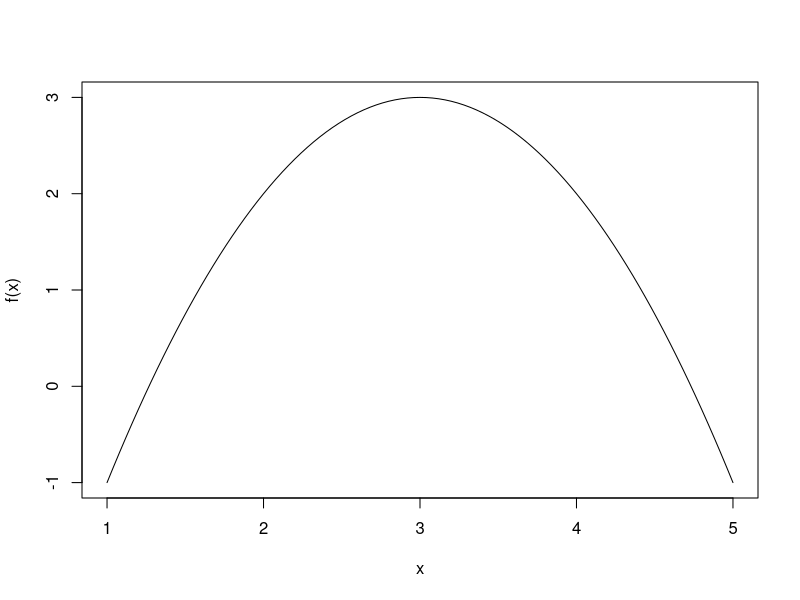
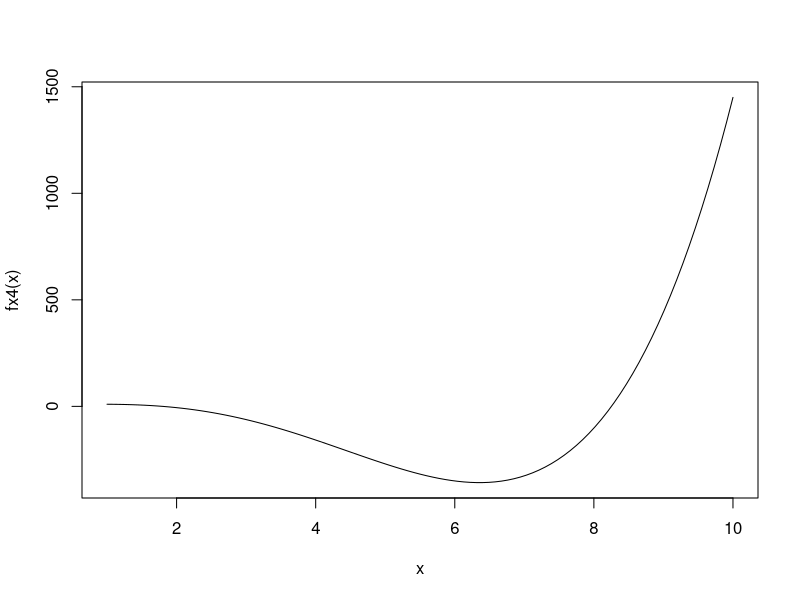

The R source for these figures, in order:
f = function(x) -x^2 + 6*x -6

curve(f,1,5)

fd = function(f,x, h=x*sqrt(.Machine$double.eps)){
  return((f(x+h)-f(x))/h)
}

fd(f,2,h=1)
fd(f,2,h=0.5)


fx = expression(-x^2 + 6*x -6,"x")
D(fx,'x')

fx1 = expression(x^5-1/x +cos(x)^x,"x")
D(fx1,'x')

exp = deriv(fx1,c('x','y','z'))
exp

f2 = function(x,y,z) eval(c(exp))
f2(1,1,1)

"--------------"
#integrate

fx3 = function(x) 1/((x+1)*sqrt(x))
integrate(fx3, lower=0, upper = Inf)

fx4 = function(x) x^4 - 10*x^3 + 15*x^2 - 6*x +10
curve(fx4,1,10)

inter_by_you = function(a,b,n){
  sum = 0
  h = (b-a)/n
  for (i in 1:n) {
    sum = sum + h * fx4(a+i*h)
  }
}

inter_by_you(0,1,10)
integrate(fx4,0,1)


"--------------"


fx5 = function(x) x^2
integrate(fx5,-2,2)

set.seed(100)
a = -2
b = 2
c = 0
d = 4
n = 10^5
x = runif(n,a,b)
y = runif(n,c,d)
temp = sum(y<f(x))/n
16*temp
  